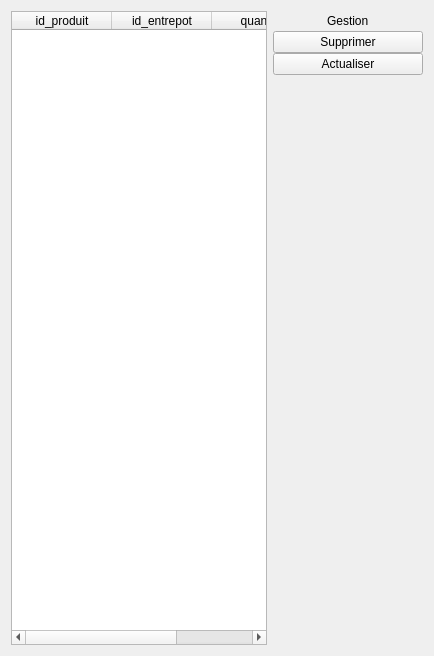
         <widget class="QWidget" name="page_stocks">
          <attribute name="title">
           <string>Stocks</string>
          </attribute>
          <layout class="QHBoxLayout" name="horizontalLayout_33">
           <item>
            <widget class="QWidget" name="stocks_main_page" native="true">
             <layout class="QHBoxLayout" name="horizontalLayout_9">
              <property name="spacing">
               <number>0</number>
              </property>
              <property name="leftMargin">
               <number>0</number>
              </property>
              <property name="topMargin">
               <number>0</number>
              </property>
              <property name="rightMargin">
               <number>0</number>
              </property>
              <property name="bottomMargin">
               <number>0</number>
              </property>
              <item>
               <widget class="QTableWidget" name="table_stocks">
                <column>
                 <property name="text">
                  <string>id_produit</string>
                 </property>
                </column>
                <column>
                 <property name="text">
                  <string>id_entrepot</string>
                 </property>
                </column>
                <column>
                 <property name="text">
                  <string>quantite</string>
                 </property>
                </column>
               </widget>
              </item>
             </layout>
            </widget>
           </item>
           <item>
            <widget class="QWidget" name="widget_6" native="true">
             <property name="minimumSize">
              <size>
               <width>150</width>
               <height>0</height>
              </size>
             </property>
             <property name="maximumSize">
              <size>
               <width>150</width>
               <height>16777215</height>
              </size>
             </property>
             <layout class="QVBoxLayout" name="verticalLayout_3">
              <property name="spacing">
               <number>0</number>
              </property>
              <property name="leftMargin">
               <number>0</number>
              </property>
              <property name="topMargin">
               <number>0</number>
              </property>
              <property name="rightMargin">
               <number>0</number>
              </property>
              <property name="bottomMargin">
               <number>0</number>
              </property>
              <item>
               <layout class="QHBoxLayout" name="horizontalLayout_10">
                <item>
                 <spacer name="horizontalSpacer_5">
                  <property name="orientation">
                   <enum>Qt::Horizontal</enum>
                  </property>
                  <property name="sizeHint" stdset="0">
                   <size>
                    <width>40</width>
                    <height>20</height>
                   </size>
                  </property>
                 </spacer>
                </item>
                <item>
                 <widget class="QLabel" name="label_3">
                  <property name="text">
                   <string>Gestion</string>
                  </property>
                 </widget>
                </item>
                <item>
                 <spacer name="horizontalSpacer_6">
                  <property name="orientation">
                   <enum>Qt::Horizontal</enum>
                  </property>
                  <property name="sizeHint" stdset="0">
                   <size>
                    <width>40</width>
                    <height>20</height>
                   </size>
                  </property>
                 </spacer>
                </item>
               </layout>
              </item>
              <item>
               <widget class="QPushButton" name="supprimer_stocks_btn">
                <property name="text">
                 <string>Supprimer</string>
                </property>
               </widget>
              </item>
              <item>
               <widget class="QPushButton" name="actualiser_stocks_btn">
                <property name="text">
                 <string>Actualiser</string>
                </property>
               </widget>
              </item>
              <item>
               <spacer name="verticalSpacer_3">
                <property name="orientation">
                 <enum>Qt::Vertical</enum>
                </property>
                <property name="sizeHint" stdset="0">
                 <size>
                  <width>20</width>
                  <height>570</height>
                 </size>
                </property>
               </spacer>
              </item>
             </layout>
            </widget>
           </item>
          </layout>
         </widget>
